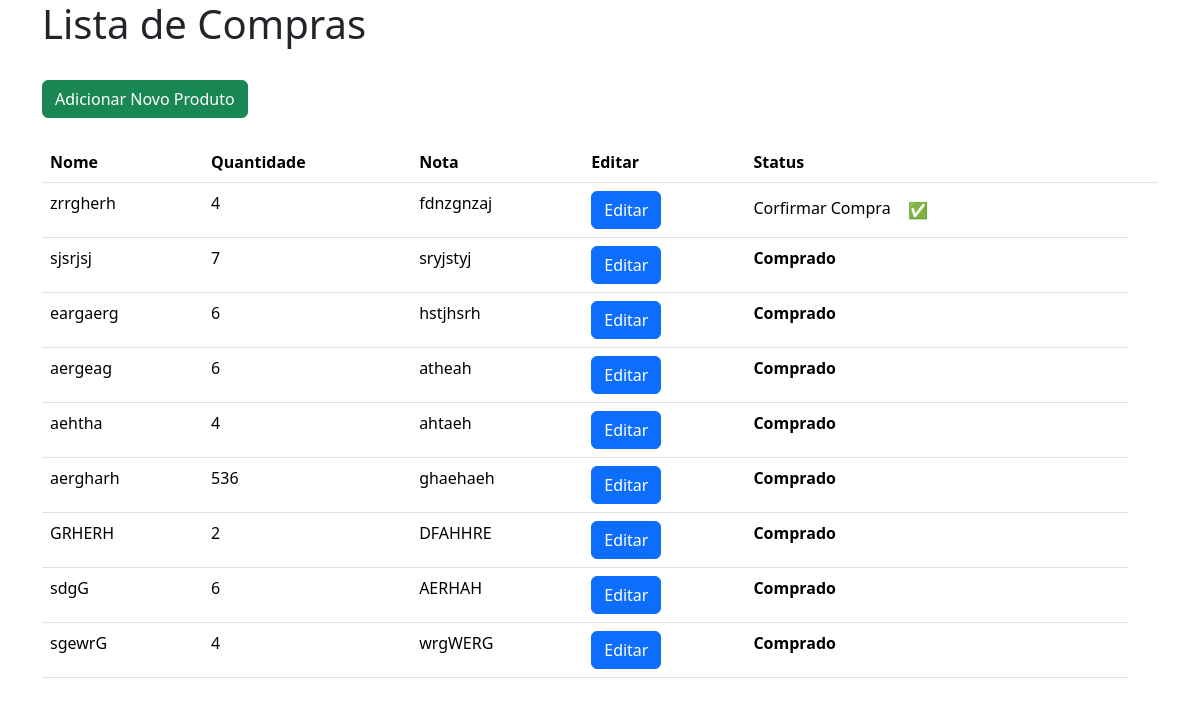
Screenshot of /visualizacao.php with the database file from the repository.
### tables this page shows
CREATE TABLE `tb_lista` (
  `id` int(11) NOT NULL,
  `nome` varchar(100) NOT NULL,
  `quantidade` int(100) NOT NULL,
  `nota` varchar(1000) NOT NULL,
  `status` int(1) NOT NULL
);

### visualizacao.php (the view)
<?php include "cabecalho.php" ?>
<div class="container">
    <h1>Lista de Compras</h1>
    <br>
    <a href="form-inserir.php" class="btn btn-success">Adicionar Novo Produto</a>
    <br><br>
    <table class="table">
        <thead>
            <tr>
                <th>Nome</th>
                <th>Quantidade</th>
                <th>Nota</th>
                <th>Editar</th>
                <th>Status</th>
                <th></th>
            </tr>
        </thead>
        <tbody>
            <tr>
                <?php
                include "conexao.php";
                $sql = "select * from tb_lista order by status asc, id desc";
                $resultado = mysqli_query($conexao, $sql);
                while($umProduto = mysqli_fetch_assoc($resultado)){
                ?>
                <td><?=$umProduto['nome']?></td>
                <td><?=$umProduto['quantidade']?></td>
                <td><?=$umProduto['nota']?></td>
                <td>
                    <a class="btn btn-primary" href="form-alterar.php?id=<?=$umProduto['id']?>">Editar</a>
                </td>
                <td>
                <?php
                    if($umProduto['status'] == 1){
                        echo "<strong>Comprado</strong>";
                    }else{
                        echo "Corfirmar Compra";
                        ?>
                        <a href='status.php?id=<?=$umProduto['id']?>' class="btn">✅</a>
                        <?php
                    }
                ?>
                </td>
            </tr>
        </tbody>
        <?php } ?>
    </table>
</div>
<?php include "rodape.php" ?>

### cabecalho.php (shortened to what this page needs)
<!DOCTYPE html>
<html lang="pt-br">
<head>
    <link href="https://cdn.jsdelivr.net/npm/bootstrap@5.3.3/dist/css/bootstrap.min.css" rel="stylesheet">
</head>
<body>

### rodape.php (shortened to what this page needs)
</body>
</html>

### rows the page displays
tb_lista: nome "zrrgherh", quantidade "4", nota "fdnzgnzaj"
tb_lista: nome "sjsrjsj", quantidade "7", nota "sryjstyj", status "Comprado"
tb_lista: nome "eargaerg", quantidade "6", nota "hstjhsrh", status "Comprado"
tb_lista: nome "aergeag", quantidade "6", nota "atheah", status "Comprado"
tb_lista: nome "aehtha", quantidade "4", nota "ahtaeh", status "Comprado"
tb_lista: nome "aergharh", quantidade "536", nota "ghaehaeh", status "Comprado"
tb_lista: nome "GRHERH", quantidade "2", nota "DFAHHRE", status "Comprado"
tb_lista: nome "sdgG", quantidade "6", nota "AERHAH", status "Comprado"
tb_lista: nome "sgewrG", quantidade "4", nota "wrgWERG", status "Comprado"
